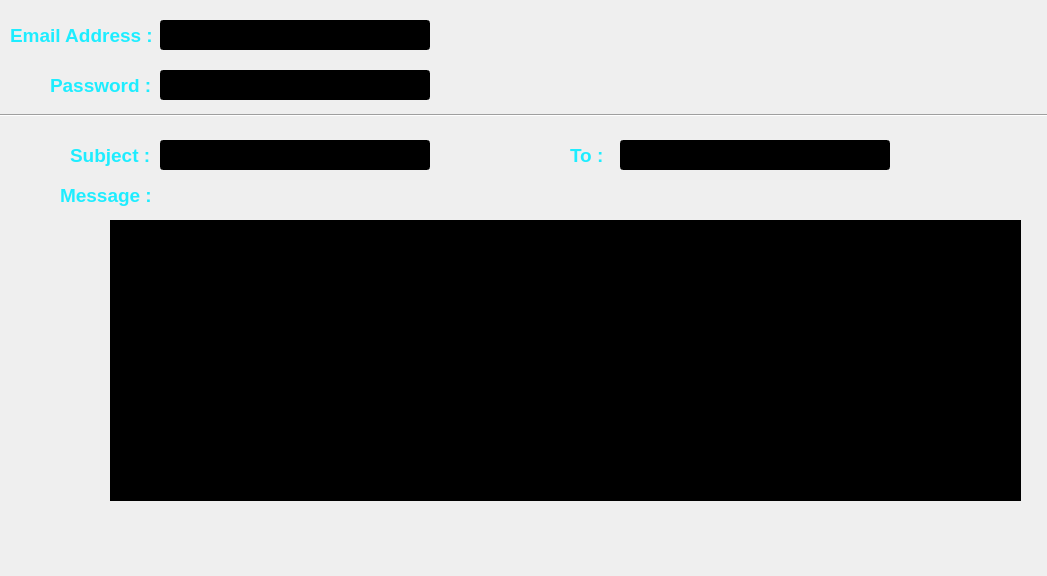
<?xml version="1.0" encoding="UTF-8"?>
<ui version="4.0">
 <class>MainWindow</class>
 <widget class="QMainWindow" name="MainWindow">
  <property name="geometry">
   <rect>
    <x>0</x>
    <y>0</y>
    <width>1047</width>
    <height>576</height>
   </rect>
  </property>
  <property name="windowTitle">
   <string>MainWindow</string>
  </property>
  <widget class="QWidget" name="centralwidget">
   <widget class="QLabel" name="label">
    <property name="geometry">
     <rect>
      <x>-300</x>
      <y>-110</y>
      <width>1461</width>
      <height>691</height>
     </rect>
    </property>
    <property name="text">
     <string/>
    </property>
    <property name="pixmap">
     <pixmap>ux/bg.png</pixmap>
    </property>
   </widget>
   <widget class="QLabel" name="label_3">
    <property name="geometry">
     <rect>
      <x>640</x>
      <y>0</y>
      <width>351</width>
      <height>121</height>
     </rect>
    </property>
    <property name="text">
     <string/>
    </property>
    <property name="pixmap">
     <pixmap>ux/Gmail-logo.png</pixmap>
    </property>
   </widget>
   <widget class="QLabel" name="label_4">
    <property name="geometry">
     <rect>
      <x>10</x>
      <y>20</y>
      <width>141</width>
      <height>31</height>
     </rect>
    </property>
    <property name="font">
     <font>
      <pointsize>14</pointsize>
      <weight>75</weight>
      <bold>true</bold>
     </font>
    </property>
    <property name="styleSheet">
     <string notr="true">color: rgb(30, 237, 255);</string>
    </property>
    <property name="text">
     <string>Email Address :</string>
    </property>
   </widget>
   <widget class="QLabel" name="label_5">
    <property name="geometry">
     <rect>
      <x>160</x>
      <y>20</y>
      <width>281</width>
      <height>31</height>
     </rect>
    </property>
    <property name="text">
     <string/>
    </property>
    <property name="pixmap">
     <pixmap>../app/images/message_bar.png</pixmap>
    </property>
   </widget>
   <widget class="QLineEdit" name="emailfield">
    <property name="geometry">
     <rect>
      <x>160</x>
      <y>20</y>
      <width>270</width>
      <height>30</height>
     </rect>
    </property>
    <property name="styleSheet">
     <string notr="true">background-color: rgb(0, 0, 0);
color: rgb(255, 255, 255);</string>
    </property>
   </widget>
   <widget class="QLabel" name="label_6">
    <property name="geometry">
     <rect>
      <x>50</x>
      <y>70</y>
      <width>101</width>
      <height>31</height>
     </rect>
    </property>
    <property name="font">
     <font>
      <pointsize>14</pointsize>
      <weight>75</weight>
      <bold>true</bold>
     </font>
    </property>
    <property name="styleSheet">
     <string notr="true">color: rgb(30, 237, 255);</string>
    </property>
    <property name="text">
     <string>Password :</string>
    </property>
   </widget>
   <widget class="QLabel" name="label_7">
    <property name="geometry">
     <rect>
      <x>160</x>
      <y>70</y>
      <width>281</width>
      <height>31</height>
     </rect>
    </property>
    <property name="text">
     <string/>
    </property>
    <property name="pixmap">
     <pixmap>../app/images/message_bar.png</pixmap>
    </property>
   </widget>
   <widget class="QLineEdit" name="passwordfiled">
    <property name="geometry">
     <rect>
      <x>160</x>
      <y>70</y>
      <width>270</width>
      <height>30</height>
     </rect>
    </property>
    <property name="styleSheet">
     <string notr="true">background-color: rgb(0, 0, 0);
color: rgb(255, 255, 255);</string>
    </property>
   </widget>
   <widget class="Line" name="line">
    <property name="geometry">
     <rect>
      <x>-30</x>
      <y>100</y>
      <width>1121</width>
      <height>31</height>
     </rect>
    </property>
    <property name="orientation">
     <enum>Qt::Horizontal</enum>
    </property>
   </widget>
   <widget class="QLabel" name="label_8">
    <property name="geometry">
     <rect>
      <x>70</x>
      <y>140</y>
      <width>141</width>
      <height>31</height>
     </rect>
    </property>
    <property name="font">
     <font>
      <pointsize>14</pointsize>
      <weight>75</weight>
      <bold>true</bold>
     </font>
    </property>
    <property name="styleSheet">
     <string notr="true">color: rgb(30, 237, 255);</string>
    </property>
    <property name="text">
     <string>Subject :</string>
    </property>
   </widget>
   <widget class="QLabel" name="label_9">
    <property name="geometry">
     <rect>
      <x>160</x>
      <y>140</y>
      <width>271</width>
      <height>31</height>
     </rect>
    </property>
    <property name="text">
     <string/>
    </property>
    <property name="pixmap">
     <pixmap>../app/images/message_bar.png</pixmap>
    </property>
   </widget>
   <widget class="QLineEdit" name="subjectfield">
    <property name="geometry">
     <rect>
      <x>160</x>
      <y>140</y>
      <width>270</width>
      <height>30</height>
     </rect>
    </property>
    <property name="styleSheet">
     <string notr="true">background-color: rgb(0, 0, 0);
color: rgb(255, 255, 255);</string>
    </property>
   </widget>
   <widget class="QLabel" name="label_10">
    <property name="geometry">
     <rect>
      <x>570</x>
      <y>140</y>
      <width>41</width>
      <height>31</height>
     </rect>
    </property>
    <property name="font">
     <font>
      <pointsize>14</pointsize>
      <weight>75</weight>
      <bold>true</bold>
     </font>
    </property>
    <property name="styleSheet">
     <string notr="true">color: rgb(30, 237, 255);</string>
    </property>
    <property name="text">
     <string>To :</string>
    </property>
   </widget>
   <widget class="QLabel" name="label_11">
    <property name="geometry">
     <rect>
      <x>620</x>
      <y>140</y>
      <width>281</width>
      <height>31</height>
     </rect>
    </property>
    <property name="text">
     <string/>
    </property>
    <property name="pixmap">
     <pixmap>../app/images/message_bar.png</pixmap>
    </property>
   </widget>
   <widget class="QLineEdit" name="tofield">
    <property name="geometry">
     <rect>
      <x>620</x>
      <y>140</y>
      <width>270</width>
      <height>30</height>
     </rect>
    </property>
    <property name="styleSheet">
     <string notr="true">background-color: rgb(0, 0, 0);
color: rgb(255, 255, 255);</string>
    </property>
   </widget>
   <widget class="QLabel" name="label_12">
    <property name="geometry">
     <rect>
      <x>60</x>
      <y>180</y>
      <width>141</width>
      <height>31</height>
     </rect>
    </property>
    <property name="font">
     <font>
      <pointsize>14</pointsize>
      <weight>75</weight>
      <bold>true</bold>
     </font>
    </property>
    <property name="styleSheet">
     <string notr="true">color: rgb(30, 237, 255);</string>
    </property>
    <property name="text">
     <string>Message :</string>
    </property>
   </widget>
   <widget class="QLabel" name="label_2">
    <property name="geometry">
     <rect>
      <x>-40</x>
      <y>280</y>
      <width>271</width>
      <height>321</height>
     </rect>
    </property>
    <property name="text">
     <string/>
    </property>
    <property name="pixmap">
     <pixmap>ux/gnupg.png</pixmap>
    </property>
   </widget>
   <widget class="QTextEdit" name="msgfield">
    <property name="geometry">
     <rect>
      <x>110</x>
      <y>220</y>
      <width>911</width>
      <height>281</height>
     </rect>
    </property>
    <property name="styleSheet">
     <string notr="true">background-color: rgb(0, 0, 0);
color: rgb(255, 255, 255);</string>
    </property>
   </widget>
   <widget class="QPushButton" name="loginbutton">
    <property name="geometry">
     <rect>
      <x>480</x>
      <y>40</y>
      <width>121</width>
      <height>51</height>
     </rect>
    </property>
    <property name="text">
     <string/>
    </property>
    <property name="icon">
     <iconset>
      <normaloff>ux/login.png</normaloff>ux/login.png</iconset>
    </property>
    <property name="iconSize">
     <size>
      <width>100</width>
      <height>100</height>
     </size>
    </property>
    <property name="flat">
     <bool>true</bool>
    </property>
   </widget>
   <widget class="QPushButton" name="sendbutton">
    <property name="geometry">
     <rect>
      <x>880</x>
      <y>510</y>
      <width>121</width>
      <height>51</height>
     </rect>
    </property>
    <property name="text">
     <string/>
    </property>
    <property name="icon">
     <iconset>
      <normaloff>ux/send-button.png</normaloff>ux/send-button.png</iconset>
    </property>
    <property name="iconSize">
     <size>
      <width>200</width>
      <height>150</height>
     </size>
    </property>
    <property name="flat">
     <bool>true</bool>
    </property>
   </widget>
  </widget>
 </widget>
 <resources/>
 <connections/>
</ui>
